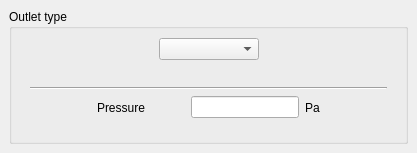
<?xml version="1.0" encoding="UTF-8"?>
<ui version="4.0">
 <class>BoundaryConditionsCompressibleOutletForm</class>
 <widget class="QWidget" name="BoundaryConditionsCompressibleOutletForm">
  <property name="geometry">
   <rect>
    <x>0</x>
    <y>0</y>
    <width>417</width>
    <height>153</height>
   </rect>
  </property>
  <property name="minimumSize">
   <size>
    <width>0</width>
    <height>0</height>
   </size>
  </property>
  <property name="windowTitle">
   <string>Form</string>
  </property>
  <layout class="QGridLayout">
   <property name="margin">
    <number>9</number>
   </property>
   <property name="spacing">
    <number>6</number>
   </property>
   <item row="0" column="0">
    <widget class="QGroupBox" name="groupBox">
     <property name="title">
      <string>Outlet type</string>
     </property>
     <layout class="QGridLayout">
      <property name="margin">
       <number>9</number>
      </property>
      <property name="spacing">
       <number>6</number>
      </property>
      <item row="1" column="0">
       <widget class="QFrame" name="frameDensity">
        <property name="frameShape">
         <enum>QFrame::NoFrame</enum>
        </property>
        <property name="frameShadow">
         <enum>QFrame::Raised</enum>
        </property>
        <layout class="QGridLayout">
         <property name="margin">
          <number>9</number>
         </property>
         <property name="spacing">
          <number>6</number>
         </property>
         <item row="0" column="0" rowspan="2" colspan="3">
          <widget class="Line" name="line">
           <property name="orientation">
            <enum>Qt::Horizontal</enum>
           </property>
          </widget>
         </item>
         <item row="1" column="1" rowspan="2">
          <layout class="QHBoxLayout">
           <property name="spacing">
            <number>6</number>
           </property>
           <property name="margin">
            <number>0</number>
           </property>
           <item>
            <widget class="QLabel" name="labelPressure">
             <property name="text">
              <string>Pressure</string>
             </property>
            </widget>
           </item>
           <item>
            <spacer>
             <property name="orientation">
              <enum>Qt::Horizontal</enum>
             </property>
             <property name="sizeHint" stdset="0">
              <size>
               <width>40</width>
               <height>20</height>
              </size>
             </property>
            </spacer>
           </item>
           <item>
            <widget class="QLineEdit" name="lineEditPressure"/>
           </item>
           <item>
            <widget class="QLabel" name="labelUnitPressure">
             <property name="text">
              <string>Pa</string>
             </property>
            </widget>
           </item>
          </layout>
         </item>
         <item row="2" column="2">
          <spacer>
           <property name="orientation">
            <enum>Qt::Horizontal</enum>
           </property>
           <property name="sizeHint" stdset="0">
            <size>
             <width>40</width>
             <height>20</height>
            </size>
           </property>
          </spacer>
         </item>
         <item row="2" column="0">
          <spacer>
           <property name="orientation">
            <enum>Qt::Horizontal</enum>
           </property>
           <property name="sizeHint" stdset="0">
            <size>
             <width>40</width>
             <height>20</height>
            </size>
           </property>
          </spacer>
         </item>
        </layout>
       </widget>
      </item>
      <item row="0" column="0">
       <layout class="QGridLayout">
        <property name="margin">
         <number>0</number>
        </property>
        <property name="spacing">
         <number>6</number>
        </property>
        <item row="0" column="0">
         <spacer>
          <property name="orientation">
           <enum>Qt::Horizontal</enum>
          </property>
          <property name="sizeHint" stdset="0">
           <size>
            <width>40</width>
            <height>20</height>
           </size>
          </property>
         </spacer>
        </item>
        <item row="0" column="1">
         <widget class="QComboBox" name="comboBoxTypeOutlet">
          <property name="minimumSize">
           <size>
            <width>100</width>
            <height>0</height>
           </size>
          </property>
         </widget>
        </item>
        <item row="0" column="2">
         <spacer>
          <property name="orientation">
           <enum>Qt::Horizontal</enum>
          </property>
          <property name="sizeHint" stdset="0">
           <size>
            <width>40</width>
            <height>20</height>
           </size>
          </property>
         </spacer>
        </item>
       </layout>
      </item>
     </layout>
    </widget>
   </item>
  </layout>
 </widget>
 <resources>
  <include location="resources_pages.qrc"/>
 </resources>
 <connections/>
</ui>
